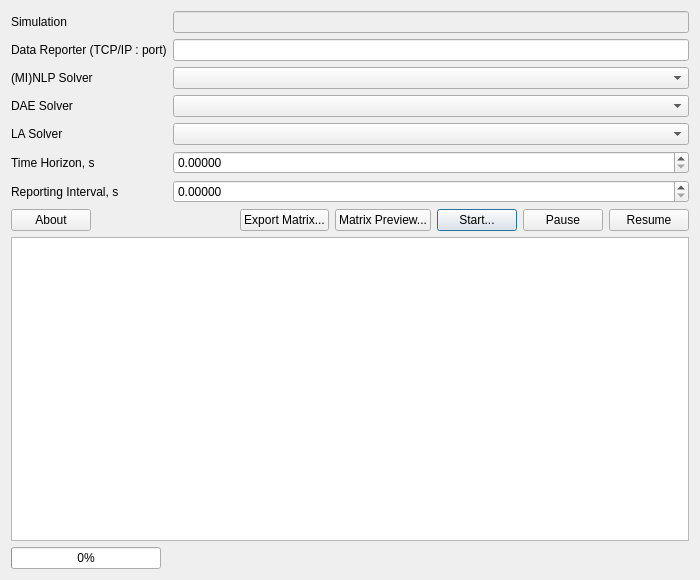
<?xml version="1.0" encoding="UTF-8"?>
<ui version="4.0">
 <class>SimulatorDialog</class>
 <widget class="QDialog" name="SimulatorDialog">
  <property name="geometry">
   <rect>
    <x>0</x>
    <y>0</y>
    <width>700</width>
    <height>580</height>
   </rect>
  </property>
  <property name="windowTitle">
   <string>DAE Tools Simulator</string>
  </property>
  <layout class="QVBoxLayout" name="verticalLayout_2">
   <item>
    <layout class="QFormLayout" name="formLayout">
     <property name="fieldGrowthPolicy">
      <enum>QFormLayout::AllNonFixedFieldsGrow</enum>
     </property>
     <item row="0" column="0">
      <widget class="QLabel" name="simulationLabel">
       <property name="text">
        <string>Simulation</string>
       </property>
      </widget>
     </item>
     <item row="0" column="1">
      <widget class="QLineEdit" name="SimulationLineEdit">
       <property name="enabled">
        <bool>false</bool>
       </property>
      </widget>
     </item>
     <item row="1" column="0">
      <widget class="QLabel" name="DataReporterTCPIPAddressLabel">
       <property name="text">
        <string>Data Reporter (TCP/IP : port)</string>
       </property>
      </widget>
     </item>
     <item row="1" column="1">
      <widget class="QLineEdit" name="DataReporterTCPIPAddressLineEdit">
       <property name="text">
        <string/>
       </property>
      </widget>
     </item>
     <item row="2" column="0">
      <widget class="QLabel" name="MINLPSolverLabel">
       <property name="text">
        <string>(MI)NLP Solver</string>
       </property>
      </widget>
     </item>
     <item row="2" column="1">
      <widget class="QComboBox" name="MINLPSolverComboBox"/>
     </item>
     <item row="3" column="0">
      <widget class="QLabel" name="DAESolverLabel">
       <property name="text">
        <string>DAE Solver</string>
       </property>
      </widget>
     </item>
     <item row="3" column="1">
      <widget class="QComboBox" name="DAESolverComboBox"/>
     </item>
     <item row="4" column="0">
      <widget class="QLabel" name="LASolverLabel">
       <property name="text">
        <string>LA Solver</string>
       </property>
      </widget>
     </item>
     <item row="4" column="1">
      <widget class="QComboBox" name="LASolverComboBox"/>
     </item>
     <item row="5" column="0">
      <widget class="QLabel" name="TimeHorizonLabel">
       <property name="text">
        <string>Time Horizon, s</string>
       </property>
      </widget>
     </item>
     <item row="5" column="1">
      <widget class="QDoubleSpinBox" name="TimeHorizonDoubleSpinBox">
       <property name="decimals">
        <number>5</number>
       </property>
       <property name="maximum">
        <double>1000000000.000000000000000</double>
       </property>
      </widget>
     </item>
     <item row="6" column="0">
      <widget class="QLabel" name="ReportingIntervalLabel">
       <property name="text">
        <string>Reporting Interval, s</string>
       </property>
      </widget>
     </item>
     <item row="6" column="1">
      <widget class="QDoubleSpinBox" name="ReportingIntervalDoubleSpinBox">
       <property name="decimals">
        <number>5</number>
       </property>
       <property name="maximum">
        <double>1000000000.000000000000000</double>
       </property>
      </widget>
     </item>
    </layout>
   </item>
   <item>
    <layout class="QHBoxLayout" name="horizontalLayout">
     <item>
      <widget class="QPushButton" name="AboutButton">
       <property name="text">
        <string>About</string>
       </property>
      </widget>
     </item>
     <item>
      <spacer name="horizontalSpacer">
       <property name="orientation">
        <enum>Qt::Horizontal</enum>
       </property>
       <property name="sizeHint" stdset="0">
        <size>
         <width>40</width>
         <height>20</height>
        </size>
       </property>
      </spacer>
     </item>
     <item>
      <widget class="QPushButton" name="ExportButton">
       <property name="enabled">
        <bool>true</bool>
       </property>
       <property name="text">
        <string>Export Matrix...</string>
       </property>
      </widget>
     </item>
     <item>
      <widget class="QPushButton" name="MatrixButton">
       <property name="enabled">
        <bool>true</bool>
       </property>
       <property name="text">
        <string>Matrix Preview...</string>
       </property>
      </widget>
     </item>
     <item>
      <widget class="QPushButton" name="RunButton">
       <property name="sizePolicy">
        <sizepolicy hsizetype="Fixed" vsizetype="Fixed">
         <horstretch>0</horstretch>
         <verstretch>0</verstretch>
        </sizepolicy>
       </property>
       <property name="text">
        <string>Start...</string>
       </property>
       <property name="default">
        <bool>true</bool>
       </property>
      </widget>
     </item>
     <item>
      <widget class="QPushButton" name="PauseButton">
       <property name="sizePolicy">
        <sizepolicy hsizetype="Fixed" vsizetype="Fixed">
         <horstretch>0</horstretch>
         <verstretch>0</verstretch>
        </sizepolicy>
       </property>
       <property name="text">
        <string>Pause</string>
       </property>
      </widget>
     </item>
     <item>
      <widget class="QPushButton" name="ResumeButton">
       <property name="sizePolicy">
        <sizepolicy hsizetype="Fixed" vsizetype="Fixed">
         <horstretch>0</horstretch>
         <verstretch>0</verstretch>
        </sizepolicy>
       </property>
       <property name="text">
        <string>Resume</string>
       </property>
       <property name="checkable">
        <bool>false</bool>
       </property>
       <property name="checked">
        <bool>false</bool>
       </property>
      </widget>
     </item>
    </layout>
   </item>
   <item>
    <layout class="QVBoxLayout" name="verticalLayout">
     <item>
      <widget class="QTextEdit" name="textEdit">
       <property name="enabled">
        <bool>true</bool>
       </property>
       <property name="minimumSize">
        <size>
         <width>510</width>
         <height>180</height>
        </size>
       </property>
       <property name="font">
        <font>
         <family>Monospace</family>
         <pointsize>9</pointsize>
        </font>
       </property>
       <property name="horizontalScrollBarPolicy">
        <enum>Qt::ScrollBarAsNeeded</enum>
       </property>
       <property name="undoRedoEnabled">
        <bool>false</bool>
       </property>
       <property name="lineWrapMode">
        <enum>QTextEdit::NoWrap</enum>
       </property>
       <property name="readOnly">
        <bool>true</bool>
       </property>
       <property name="html">
        <string notr="true">&lt;!DOCTYPE HTML PUBLIC &quot;-//W3C//DTD HTML 4.0//EN&quot; &quot;http://www.w3.org/TR/REC-html40/strict.dtd&quot;&gt;
&lt;html&gt;&lt;head&gt;&lt;meta name=&quot;qrichtext&quot; content=&quot;1&quot; /&gt;&lt;style type=&quot;text/css&quot;&gt;
p, li { white-space: pre-wrap; }
&lt;/style&gt;&lt;/head&gt;&lt;body style=&quot; font-family:'Monospace'; font-size:9pt; font-weight:400; font-style:normal;&quot;&gt;
&lt;p style=&quot;-qt-paragraph-type:empty; margin-top:0px; margin-bottom:0px; margin-left:0px; margin-right:0px; -qt-block-indent:0; text-indent:0px; font-family:'Courier New';&quot;&gt;&lt;br /&gt;&lt;/p&gt;&lt;/body&gt;&lt;/html&gt;</string>
       </property>
      </widget>
     </item>
    </layout>
   </item>
   <item>
    <layout class="QHBoxLayout" name="horizontalLayout_3">
     <item>
      <widget class="QProgressBar" name="progressBar">
       <property name="sizePolicy">
        <sizepolicy hsizetype="Fixed" vsizetype="Fixed">
         <horstretch>0</horstretch>
         <verstretch>0</verstretch>
        </sizepolicy>
       </property>
       <property name="minimumSize">
        <size>
         <width>150</width>
         <height>0</height>
        </size>
       </property>
       <property name="value">
        <number>0</number>
       </property>
       <property name="invertedAppearance">
        <bool>false</bool>
       </property>
      </widget>
     </item>
     <item>
      <widget class="QLabel" name="progressLabel">
       <property name="text">
        <string/>
       </property>
      </widget>
     </item>
    </layout>
   </item>
  </layout>
 </widget>
 <resources/>
 <connections/>
</ui>
